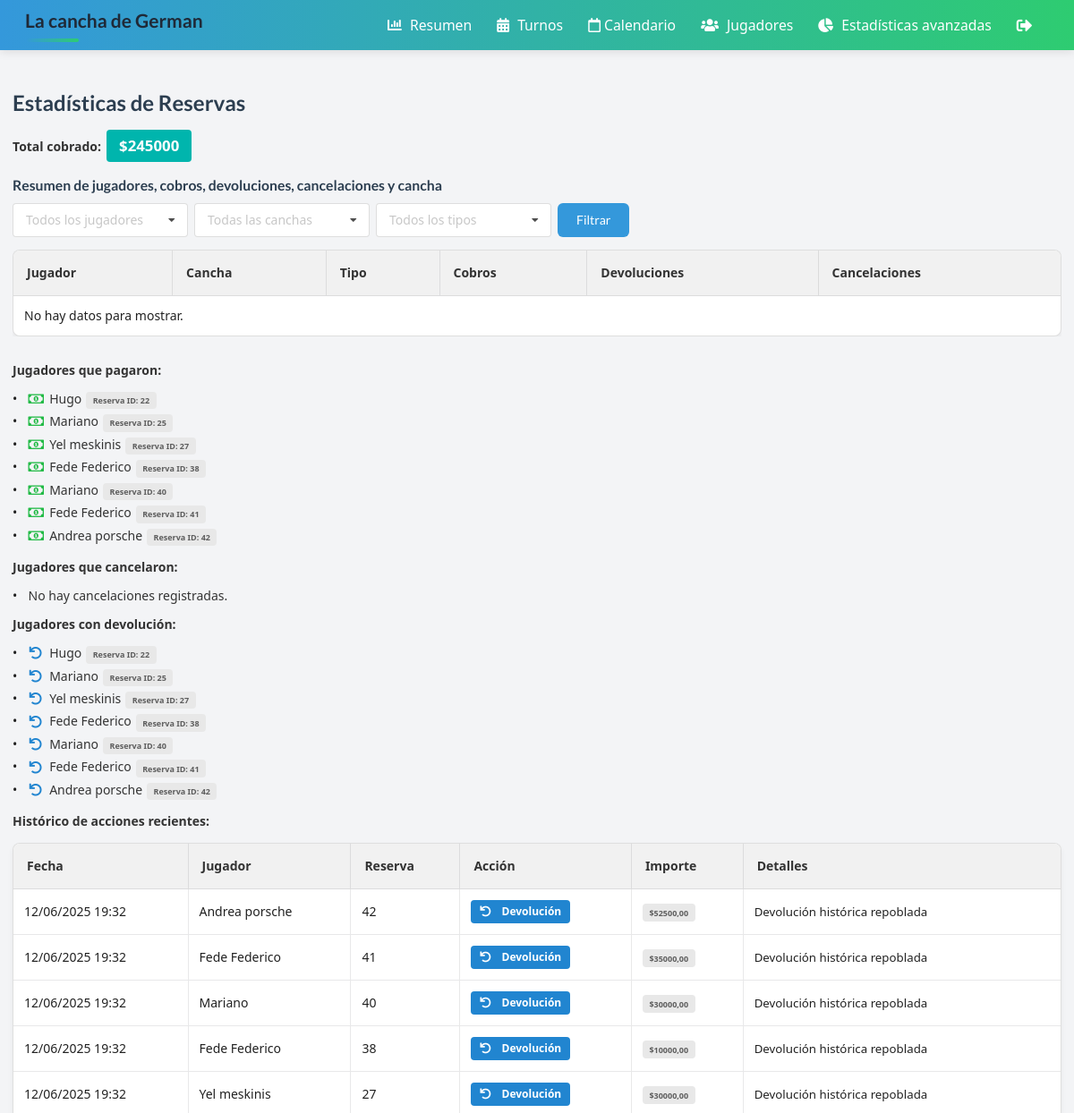
/estadisticas/ (upper part), run on an earlier commit of the app's database.
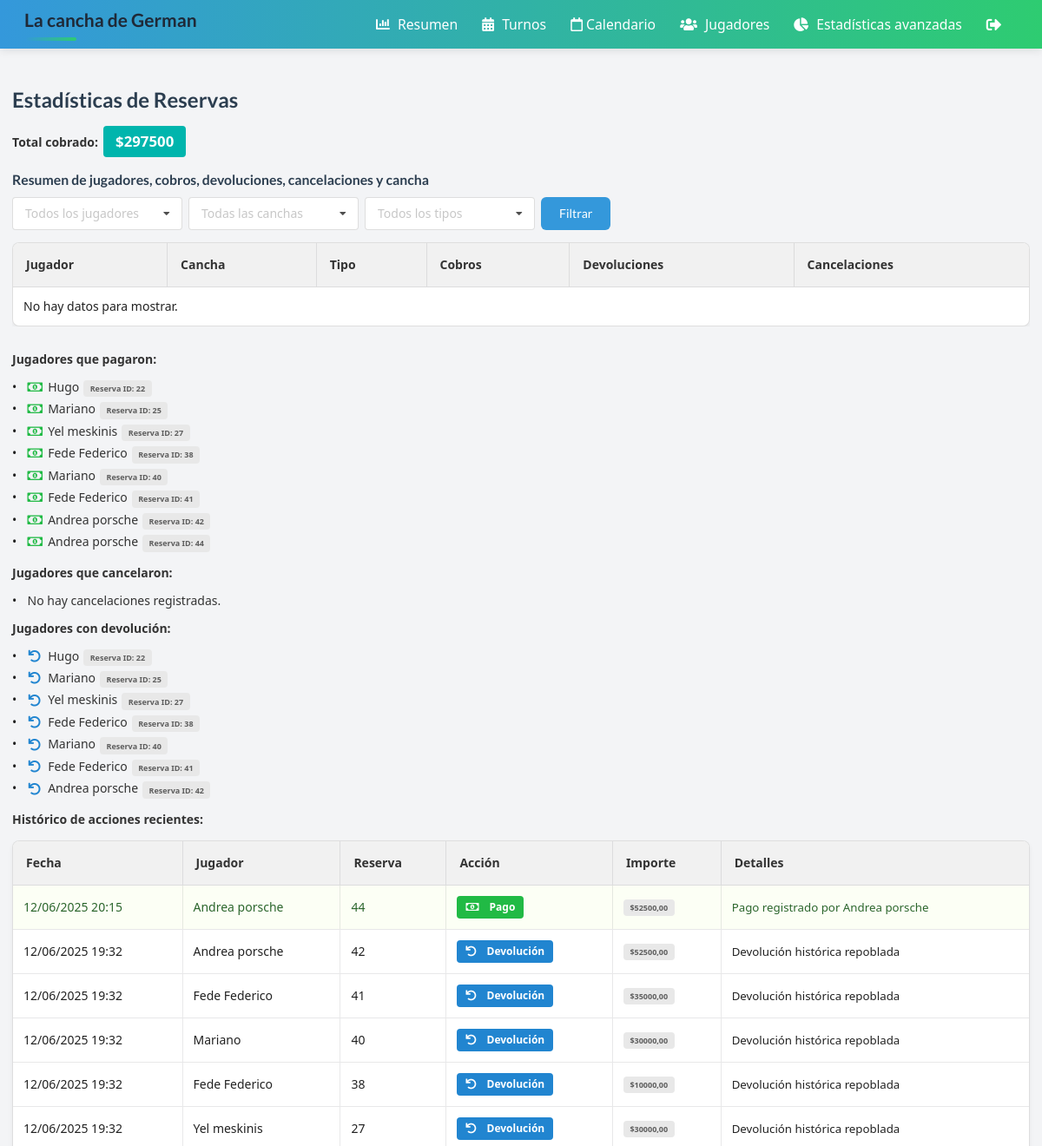
And on a later commit of the database.
### padel_admin/models.py (models this page shows, shortened)
class Jugadors(models.Model):
    id_jugador = models.CharField(primary_key=True, max_length=10)
    nom = models.CharField(max_length=30)
    cognom = models.CharField(max_length=30)
    nivell = models.IntegerField(
        default=1, validators=[MinValueValidator(1), MaxValueValidator(6)]
    )
    telefon = models.CharField(max_length=13)
    email = models.EmailField(max_length=50)
    contrasenya = models.CharField(max_length=30)
    foto = models.ImageField(upload_to="fotos_jugadores/", blank=True, null=True)
    fecha_alta = models.DateField(auto_now_add=True)  # Fecha de alta del jugador

class HistoricoReserva(models.Model):
    ACCION_CHOICES = [
        ("pago", "Pago realizado"),
        ("cancelacion", "Reserva cancelada"),
        ("devolucion", "Devolución realizada"),
    ]
    reserva = models.ForeignKey(Reserva, on_delete=models.CASCADE)
    jugador = models.ForeignKey(Jugadors, on_delete=models.CASCADE)
    fecha = models.DateTimeField(auto_now_add=True)
    accion = models.CharField(max_length=20, choices=ACCION_CHOICES)
    importe = models.DecimalField(max_digits=9, decimal_places=2, null=True, blank=True)
    detalles = models.TextField(blank=True, null=True)
    class Meta:
        indexes = [
            models.Index(fields=["reserva"]),
            models.Index(fields=["jugador"]),
            models.Index(fields=["fecha"]),
        ]

class Reserva(models.Model):
    jugador = models.ForeignKey(Jugadors, on_delete=models.CASCADE)
    fecha = models.DateField()
    cancha = models.ForeignKey(Pistes, on_delete=models.CASCADE)
    hora_inicio = models.TimeField()
    hora_fin = models.TimeField()
    recepcionista = models.ForeignKey(
        Recepcionista, on_delete=models.CASCADE, null=True, blank=True
    )
    objects = ReservaManager()
    class Meta:
        unique_together = ("cancha", "fecha", "hora_inicio")
        indexes = [
            models.Index(fields=["fecha"]),
            models.Index(fields=["jugador"]),
            models.Index(fields=["cancha"]),
        ]

### padel_admin/views_estadisticas.py (the view)
# urls.py: path("estadisticas/", estadisticas_reservas, name="estadisticas_reservas"),
def estadisticas_reservas(request):
    pagos = HistoricoReserva.objects.filter(accion="pago").select_related(
        "jugador", "reserva"
    )
    jugadores_pagaron = pagos.values_list(
        "jugador__nom", "jugador__cognom", "reserva__id"
    ).distinct()
    total_cobrado = pagos.aggregate(total=Sum("importe"))["total"] or 0
    cancelaciones = HistoricoReserva.objects.filter(
        accion="cancelacion"
    ).select_related("jugador", "reserva")
    jugadores_cancelaron = cancelaciones.values_list(
        "jugador__nom", "jugador__cognom", "reserva__id"
    ).distinct()
    devoluciones = HistoricoReserva.objects.filter(accion="devolucion").select_related(
        "jugador", "reserva"
    )
    jugadores_devolvieron = devoluciones.values_list(
        "jugador__nom", "jugador__cognom", "reserva__id"
    ).distinct()
    historico = HistoricoReserva.objects.select_related("jugador", "reserva").order_by(
        "-fecha"
    )[:100]
    return render(
        request,
        "estadisticas_reservas.html",
        {
            "jugadores_pagaron": jugadores_pagaron,
            "total_cobrado": total_cobrado,
            "jugadores_cancelaron": jugadores_cancelaron,
            "jugadores_devolvieron": jugadores_devolvieron,
            "historico": historico,
        },
    )

### padel_admin/templates/estadisticas_reservas.html (shortened to what the changed rows need)
{% extends "base.html" %}
{% block content %}
<h2>Estadísticas de Reservas</h2>
<div class="mb-4">
  <strong>Total cobrado:</strong> <span class="ui teal label" style="font-size:1.2em;">${{ total_cobrado }}</span>
</div>
<div class="mb-8">
  <div class="overflow-x-auto">
    <table class="ui celled table">
      <thead>
        <tr>
          <th>Jugador</th>
          <th>Cancha</th>
          <th>Tipo</th>
          <th>Cobros</th>
          <th>Devoluciones</th>
          <th>Cancelaciones</th>
        </tr>
      </thead>
    </table>
  </div>
</div>
<div class="mb-4">
  <ul class="ui list">
    {% for nom, cognom, reserva_id in jugadores_pagaron %}
      <li><i class="money bill alternate outline icon green" title="Pagó"></i> <span class="ui green text">{{ nom }} {{ cognom }}</span> <span class="ui mini label">Reserva ID: {{ reserva_id }}</span></li>
    {% empty %}
      <li>No hay pagos registrados.</li>
    {% endfor %}
  </ul>
</div>
<div class="mb-4">
  <ul class="ui list">
    {% for nom, cognom, reserva_id in jugadores_devolvieron %}
      <li><i class="undo icon blue" title="Devolución"></i> <span class="ui blue text">{{ nom }} {{ cognom }}</span> <span class="ui mini label">Reserva ID: {{ reserva_id }}</span></li>
    {% empty %}
      <li>No hay devoluciones registradas.</li>
    {% endfor %}
  </ul>
</div>
<div class="mb-4">
  <table class="ui celled table">
    <thead>
      <tr>
        <th>Fecha</th>
        <th>Jugador</th>
        <th>Reserva</th>
        <th>Acción</th>
        <th>Importe</th>
        <th>Detalles</th>
      </tr>
    </thead>
    <tbody>
    {% for h in historico %}
      <tr class="{% if h.accion == 'pago' %}positive{% elif h.accion == 'devolucion' %}blue{% elif h.accion == 'cancelacion' %}warning{% endif %}">
        <td>{{ h.fecha|date:'d/m/Y H:i' }}</td>
        <td>{{ h.jugador.nom }} {{ h.jugador.cognom }}</td>
        <td>{{ h.reserva.id }}</td>
        <td>
          {% if h.accion == 'pago' %}
            <span class="ui green label"><i class="money bill alternate outline icon"></i> Pago</span>
          {% elif h.accion == 'devolucion' %}
            <span class="ui blue label"><i class="undo icon"></i> Devolución</span>
          {% elif h.accion == 'cancelacion' %}
            <span class="ui orange label"><i class="ban icon"></i> Cancelación</span>
          {% else %}
            <span class="ui label">{{ h.get_accion_display }}</span>
          {% endif %}
        </td>
        <td>{% if h.importe %}<span class="ui mini label">${{ h.importe }}</span>{% else %}-{% endif %}</td>
        <td>
          {% if h.detalles %}
            <span style="font-size:0.95em;">{{ h.detalles }}</span>
          {% else %}-{% endif %}
        </td>
      </tr>
      {% empty %}
        <tr><td colspan="6">No hay acciones registradas.</td></tr>
      {% endfor %}
    </tbody>
  </table>
</div>
{% endblock %}

What changed in the data, as far as the page shows it:
now on one of the page's lists (row unchanged): Jugadors: cognom "porsche"
added HistoricoReserva: fecha "12/06/2025 20:15", jugador.nom "Andrea", jugador.cognom "porsche", reserva.id "44", accion "pago" (drawn), importe "52500,00", detalles "Pago registrado por Andrea porsche"
Also different on the page:
{{ total_cobrado }}: "245000" → "297500"
